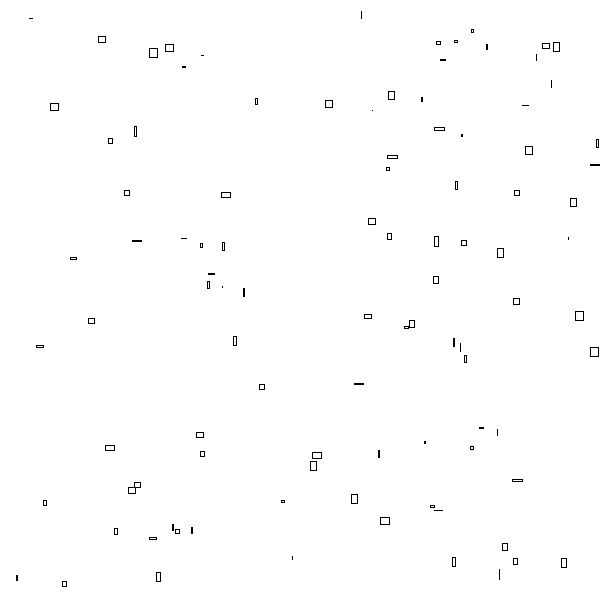
Frame 1 (no input)
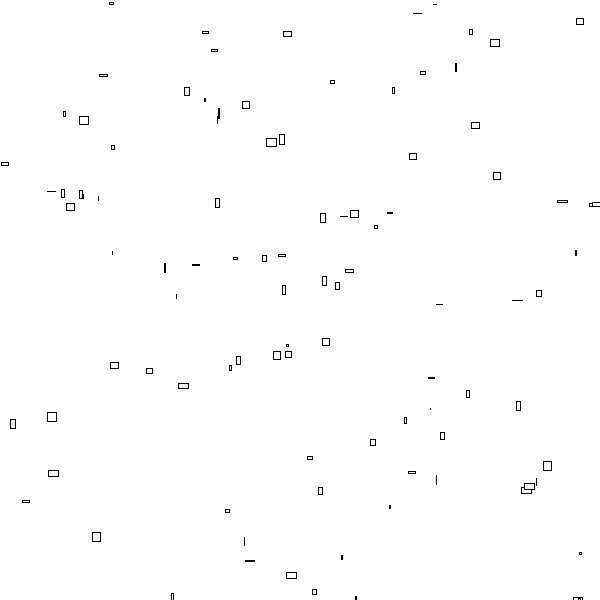
Frame 60 (the mouse pressed at the canvas centre just before this capture)
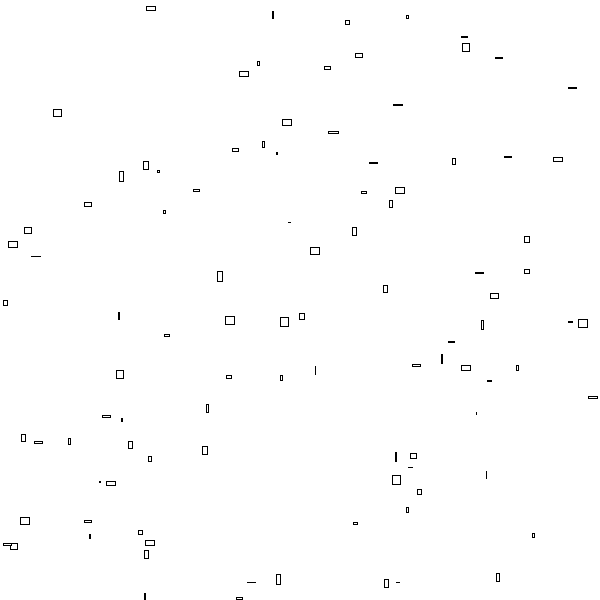
Frame 120 (the mouse held since frame 60 and released just before this capture)

The Processing sketch that drew these frames (run headless with seeded random() and noise(); from frame 60 on, the mouse is pressed at the canvas centre):

// Processing sketch: no_background
// ── no_background.pde
void setup() {
  size(600, 600);
  
  
}
void draw(){
  background(255);
 for (int i=0; i<100; i++)
  {
    drawRectangle(random(width), random(height), random(10), random(10));
  } 
}
void drawRectangle(float x, float y, float w, float h) {
  rect(x, y, w, h);
}
